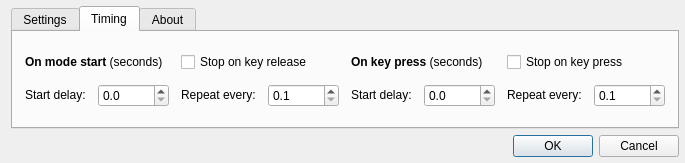
<?xml version="1.0" encoding="UTF-8"?>
<ui version="4.0">
 <class>AnimSettingDialog</class>
 <widget class="QDialog" name="AnimSettingDialog">
  <property name="geometry">
   <rect>
    <x>0</x>
    <y>0</y>
    <width>669</width>
    <height>163</height>
   </rect>
  </property>
  <property name="sizePolicy">
   <sizepolicy hsizetype="Minimum" vsizetype="Fixed">
    <horstretch>0</horstretch>
    <verstretch>0</verstretch>
   </sizepolicy>
  </property>
  <property name="focusPolicy">
   <enum>Qt::ClickFocus</enum>
  </property>
  <property name="windowTitle">
   <string>Dialog</string>
  </property>
  <layout class="QGridLayout" name="gridLayout">
   <property name="topMargin">
    <number>6</number>
   </property>
   <property name="rightMargin">
    <number>6</number>
   </property>
   <property name="bottomMargin">
    <number>6</number>
   </property>
   <item row="5" column="0">
    <widget class="QDialogButtonBox" name="buttonBox">
     <property name="sizePolicy">
      <sizepolicy hsizetype="Minimum" vsizetype="Fixed">
       <horstretch>0</horstretch>
       <verstretch>0</verstretch>
      </sizepolicy>
     </property>
     <property name="orientation">
      <enum>Qt::Horizontal</enum>
     </property>
     <property name="standardButtons">
      <set>QDialogButtonBox::Cancel|QDialogButtonBox::Ok</set>
     </property>
    </widget>
   </item>
   <item row="4" column="0">
    <widget class="QTabWidget" name="tabWidget">
     <property name="sizePolicy">
      <sizepolicy hsizetype="MinimumExpanding" vsizetype="MinimumExpanding">
       <horstretch>0</horstretch>
       <verstretch>0</verstretch>
      </sizepolicy>
     </property>
     <property name="currentIndex">
      <number>1</number>
     </property>
     <property name="usesScrollButtons">
      <bool>true</bool>
     </property>
     <property name="documentMode">
      <bool>false</bool>
     </property>
     <property name="tabsClosable">
      <bool>false</bool>
     </property>
     <property name="movable">
      <bool>false</bool>
     </property>
     <property name="tabBarAutoHide">
      <bool>false</bool>
     </property>
     <widget class="QWidget" name="settingTab">
      <property name="sizePolicy">
       <sizepolicy hsizetype="MinimumExpanding" vsizetype="MinimumExpanding">
        <horstretch>0</horstretch>
        <verstretch>0</verstretch>
       </sizepolicy>
      </property>
      <attribute name="title">
       <string>Settings</string>
      </attribute>
      <layout class="QGridLayout" name="settingsGrid">
       <property name="leftMargin">
        <number>12</number>
       </property>
       <property name="topMargin">
        <number>12</number>
       </property>
       <property name="rightMargin">
        <number>12</number>
       </property>
       <property name="bottomMargin">
        <number>12</number>
       </property>
       <property name="spacing">
        <number>12</number>
       </property>
       <item row="0" column="0">
        <layout class="QVBoxLayout" name="verticalLayout">
         <property name="sizeConstraint">
          <enum>QLayout::SetDefaultConstraint</enum>
         </property>
         <item>
          <widget class="QLabel" name="label_2">
           <property name="sizePolicy">
            <sizepolicy hsizetype="Minimum" vsizetype="Fixed">
             <horstretch>0</horstretch>
             <verstretch>0</verstretch>
            </sizepolicy>
           </property>
           <property name="text">
            <string>Name:</string>
           </property>
          </widget>
         </item>
         <item>
          <widget class="QLineEdit" name="animName">
           <property name="sizePolicy">
            <sizepolicy hsizetype="Minimum" vsizetype="Fixed">
             <horstretch>0</horstretch>
             <verstretch>0</verstretch>
            </sizepolicy>
           </property>
          </widget>
         </item>
        </layout>
       </item>
      </layout>
     </widget>
     <widget class="QWidget" name="timeTab">
      <property name="sizePolicy">
       <sizepolicy hsizetype="MinimumExpanding" vsizetype="MinimumExpanding">
        <horstretch>0</horstretch>
        <verstretch>0</verstretch>
       </sizepolicy>
      </property>
      <attribute name="title">
       <string>Timing</string>
      </attribute>
      <layout class="QGridLayout" name="timeGrid">
       <property name="leftMargin">
        <number>12</number>
       </property>
       <property name="topMargin">
        <number>12</number>
       </property>
       <property name="rightMargin">
        <number>12</number>
       </property>
       <property name="bottomMargin">
        <number>12</number>
       </property>
       <property name="spacing">
        <number>12</number>
       </property>
       <item row="0" column="0" colspan="2">
        <layout class="QGridLayout" name="gridLayout_6">
         <item row="1" column="1">
          <widget class="QDoubleSpinBox" name="delayBox">
           <property name="sizePolicy">
            <sizepolicy hsizetype="Minimum" vsizetype="Fixed">
             <horstretch>0</horstretch>
             <verstretch>0</verstretch>
            </sizepolicy>
           </property>
           <property name="decimals">
            <number>1</number>
           </property>
           <property name="maximum">
            <double>86400.000000000000000</double>
           </property>
          </widget>
         </item>
         <item row="1" column="2">
          <widget class="QLabel" name="repeatLabel">
           <property name="sizePolicy">
            <sizepolicy hsizetype="Minimum" vsizetype="Fixed">
             <horstretch>0</horstretch>
             <verstretch>0</verstretch>
            </sizepolicy>
           </property>
           <property name="text">
            <string>Repeat every:</string>
           </property>
          </widget>
         </item>
         <item row="1" column="5">
          <widget class="QDoubleSpinBox" name="kpDelayBox">
           <property name="sizePolicy">
            <sizepolicy hsizetype="Minimum" vsizetype="Fixed">
             <horstretch>0</horstretch>
             <verstretch>0</verstretch>
            </sizepolicy>
           </property>
           <property name="decimals">
            <number>1</number>
           </property>
           <property name="maximum">
            <double>86400.000000000000000</double>
           </property>
          </widget>
         </item>
         <item row="1" column="0">
          <widget class="QLabel" name="label_10">
           <property name="enabled">
            <bool>true</bool>
           </property>
           <property name="sizePolicy">
            <sizepolicy hsizetype="Minimum" vsizetype="Fixed">
             <horstretch>0</horstretch>
             <verstretch>0</verstretch>
            </sizepolicy>
           </property>
           <property name="text">
            <string>Start delay:</string>
           </property>
          </widget>
         </item>
         <item row="1" column="4">
          <widget class="QLabel" name="label_12">
           <property name="sizePolicy">
            <sizepolicy hsizetype="Minimum" vsizetype="Fixed">
             <horstretch>0</horstretch>
             <verstretch>0</verstretch>
            </sizepolicy>
           </property>
           <property name="text">
            <string>Start delay:</string>
           </property>
          </widget>
         </item>
         <item row="1" column="3">
          <widget class="QDoubleSpinBox" name="repeatBox">
           <property name="sizePolicy">
            <sizepolicy hsizetype="Minimum" vsizetype="Fixed">
             <horstretch>0</horstretch>
             <verstretch>0</verstretch>
            </sizepolicy>
           </property>
           <property name="decimals">
            <number>1</number>
           </property>
           <property name="minimum">
            <double>0.100000000000000</double>
           </property>
           <property name="maximum">
            <double>86400.000000000000000</double>
           </property>
          </widget>
         </item>
         <item row="1" column="6">
          <widget class="QLabel" name="kpRepeatLabel">
           <property name="sizePolicy">
            <sizepolicy hsizetype="Minimum" vsizetype="Fixed">
             <horstretch>0</horstretch>
             <verstretch>0</verstretch>
            </sizepolicy>
           </property>
           <property name="text">
            <string>Repeat every:</string>
           </property>
          </widget>
         </item>
         <item row="1" column="7">
          <widget class="QDoubleSpinBox" name="kpRepeatBox">
           <property name="sizePolicy">
            <sizepolicy hsizetype="Minimum" vsizetype="Fixed">
             <horstretch>0</horstretch>
             <verstretch>0</verstretch>
            </sizepolicy>
           </property>
           <property name="decimals">
            <number>1</number>
           </property>
           <property name="minimum">
            <double>0.100000000000000</double>
           </property>
           <property name="maximum">
            <double>86400.000000000000000</double>
           </property>
          </widget>
         </item>
         <item row="0" column="4" colspan="2">
          <widget class="QLabel" name="label_6">
           <property name="sizePolicy">
            <sizepolicy hsizetype="Minimum" vsizetype="Fixed">
             <horstretch>0</horstretch>
             <verstretch>0</verstretch>
            </sizepolicy>
           </property>
           <property name="text">
            <string>&lt;html&gt;&lt;head/&gt;&lt;body&gt;&lt;p&gt;&lt;span style=&quot; font-weight:600;&quot;&gt;On key press &lt;/span&gt;(seconds)&lt;/p&gt;&lt;/body&gt;&lt;/html&gt;</string>
           </property>
          </widget>
         </item>
         <item row="0" column="6" colspan="2">
          <widget class="QCheckBox" name="kpModeStopBox">
           <property name="sizePolicy">
            <sizepolicy hsizetype="Minimum" vsizetype="Fixed">
             <horstretch>0</horstretch>
             <verstretch>0</verstretch>
            </sizepolicy>
           </property>
           <property name="text">
            <string>Stop on key press</string>
           </property>
          </widget>
         </item>
         <item row="0" column="0" colspan="2">
          <widget class="QLabel" name="label_4">
           <property name="sizePolicy">
            <sizepolicy hsizetype="Minimum" vsizetype="Fixed">
             <horstretch>0</horstretch>
             <verstretch>0</verstretch>
            </sizepolicy>
           </property>
           <property name="text">
            <string>&lt;html&gt;&lt;head/&gt;&lt;body&gt;&lt;p&gt;&lt;span style=&quot; font-weight:600;&quot;&gt;On mode start &lt;/span&gt;(seconds)&lt;/p&gt;&lt;/body&gt;&lt;/html&gt;</string>
           </property>
          </widget>
         </item>
         <item row="0" column="2" colspan="2">
          <widget class="QCheckBox" name="kpReleaseBox">
           <property name="sizePolicy">
            <sizepolicy hsizetype="Minimum" vsizetype="Fixed">
             <horstretch>0</horstretch>
             <verstretch>0</verstretch>
            </sizepolicy>
           </property>
           <property name="text">
            <string>Stop on key release</string>
           </property>
          </widget>
         </item>
        </layout>
       </item>
      </layout>
     </widget>
     <widget class="QWidget" name="infoTab">
      <attribute name="title">
       <string>About</string>
      </attribute>
      <widget class="QWidget" name="gridLayoutWidget">
       <property name="geometry">
        <rect>
         <x>10</x>
         <y>0</y>
         <width>641</width>
         <height>80</height>
        </rect>
       </property>
       <layout class="QGridLayout" name="gridLayout_2">
        <item row="0" column="2">
         <widget class="QLabel" name="label_5">
          <property name="sizePolicy">
           <sizepolicy hsizetype="Minimum" vsizetype="Fixed">
            <horstretch>0</horstretch>
            <verstretch>0</verstretch>
           </sizepolicy>
          </property>
          <property name="text">
           <string>Version:</string>
          </property>
         </widget>
        </item>
        <item row="0" column="4">
         <widget class="QLabel" name="label_3">
          <property name="sizePolicy">
           <sizepolicy hsizetype="Minimum" vsizetype="Fixed">
            <horstretch>0</horstretch>
            <verstretch>0</verstretch>
           </sizepolicy>
          </property>
          <property name="text">
           <string>Author:</string>
          </property>
         </widget>
        </item>
        <item row="0" column="8">
         <widget class="QLabel" name="label_9">
          <property name="sizePolicy">
           <sizepolicy hsizetype="Minimum" vsizetype="Fixed">
            <horstretch>0</horstretch>
            <verstretch>0</verstretch>
           </sizepolicy>
          </property>
          <property name="text">
           <string>License:</string>
          </property>
         </widget>
        </item>
        <item row="0" column="7">
         <widget class="QLabel" name="sYearLabel">
          <property name="sizePolicy">
           <sizepolicy hsizetype="Minimum" vsizetype="Fixed">
            <horstretch>0</horstretch>
            <verstretch>0</verstretch>
           </sizepolicy>
          </property>
          <property name="text">
           <string>Year</string>
          </property>
         </widget>
        </item>
        <item row="0" column="3">
         <widget class="QLabel" name="sVerLabel">
          <property name="sizePolicy">
           <sizepolicy hsizetype="Minimum" vsizetype="Fixed">
            <horstretch>0</horstretch>
            <verstretch>0</verstretch>
           </sizepolicy>
          </property>
          <property name="text">
           <string>Version</string>
          </property>
         </widget>
        </item>
        <item row="0" column="6">
         <widget class="QLabel" name="label_7">
          <property name="sizePolicy">
           <sizepolicy hsizetype="Minimum" vsizetype="Fixed">
            <horstretch>0</horstretch>
            <verstretch>0</verstretch>
           </sizepolicy>
          </property>
          <property name="text">
           <string>Year:</string>
          </property>
         </widget>
        </item>
        <item row="0" column="1">
         <widget class="QLabel" name="sNameLabel">
          <property name="sizePolicy">
           <sizepolicy hsizetype="Minimum" vsizetype="Fixed">
            <horstretch>0</horstretch>
            <verstretch>0</verstretch>
           </sizepolicy>
          </property>
          <property name="text">
           <string>Name</string>
          </property>
         </widget>
        </item>
        <item row="0" column="9">
         <widget class="QLabel" name="sLicenseLabel">
          <property name="sizePolicy">
           <sizepolicy hsizetype="Minimum" vsizetype="Fixed">
            <horstretch>0</horstretch>
            <verstretch>0</verstretch>
           </sizepolicy>
          </property>
          <property name="text">
           <string>License</string>
          </property>
         </widget>
        </item>
        <item row="0" column="5">
         <widget class="QLabel" name="sAuthorLabel">
          <property name="sizePolicy">
           <sizepolicy hsizetype="Minimum" vsizetype="Fixed">
            <horstretch>0</horstretch>
            <verstretch>0</verstretch>
           </sizepolicy>
          </property>
          <property name="text">
           <string>Author</string>
          </property>
         </widget>
        </item>
        <item row="0" column="0">
         <widget class="QLabel" name="label">
          <property name="sizePolicy">
           <sizepolicy hsizetype="Minimum" vsizetype="Fixed">
            <horstretch>0</horstretch>
            <verstretch>0</verstretch>
           </sizepolicy>
          </property>
          <property name="text">
           <string>Script name:</string>
          </property>
         </widget>
        </item>
        <item row="1" column="0">
         <widget class="QLabel" name="label_11">
          <property name="sizePolicy">
           <sizepolicy hsizetype="Minimum" vsizetype="Fixed">
            <horstretch>0</horstretch>
            <verstretch>0</verstretch>
           </sizepolicy>
          </property>
          <property name="text">
           <string>Description:</string>
          </property>
         </widget>
        </item>
        <item row="1" column="1" colspan="9">
         <widget class="QLabel" name="sDescLabel">
          <property name="sizePolicy">
           <sizepolicy hsizetype="Minimum" vsizetype="Fixed">
            <horstretch>0</horstretch>
            <verstretch>0</verstretch>
           </sizepolicy>
          </property>
          <property name="text">
           <string>Description</string>
          </property>
          <property name="alignment">
           <set>Qt::AlignLeading|Qt::AlignLeft|Qt::AlignTop</set>
          </property>
         </widget>
        </item>
       </layout>
      </widget>
     </widget>
    </widget>
   </item>
  </layout>
 </widget>
 <resources/>
 <connections>
  <connection>
   <sender>buttonBox</sender>
   <signal>accepted()</signal>
   <receiver>AnimSettingDialog</receiver>
   <slot>accept()</slot>
   <hints>
    <hint type="sourcelabel">
     <x>248</x>
     <y>254</y>
    </hint>
    <hint type="destinationlabel">
     <x>157</x>
     <y>274</y>
    </hint>
   </hints>
  </connection>
  <connection>
   <sender>buttonBox</sender>
   <signal>rejected()</signal>
   <receiver>AnimSettingDialog</receiver>
   <slot>reject()</slot>
   <hints>
    <hint type="sourcelabel">
     <x>316</x>
     <y>260</y>
    </hint>
    <hint type="destinationlabel">
     <x>286</x>
     <y>274</y>
    </hint>
   </hints>
  </connection>
 </connections>
</ui>
